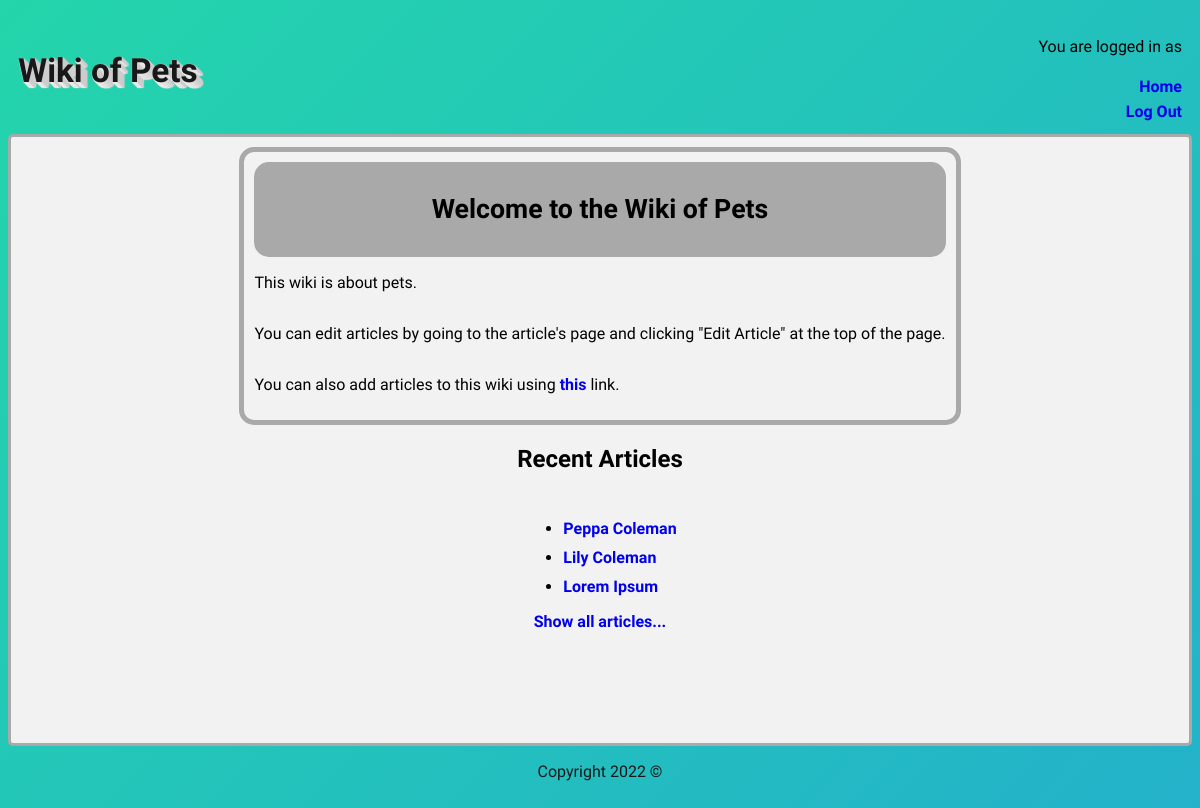
The app's page / (signed in) with its own data.
### tables this page shows
CREATE TABLE `article` (
  `article_id` int(11) NOT NULL,
  `article_short_title` varchar(32) NOT NULL,
  `article_title` varchar(32) NOT NULL,
  `article_body` text NOT NULL,
  `article_photo` varchar(64) DEFAULT NULL,
  `article_birthdate` date DEFAULT NULL
);

### database.php (called while the page is built, shortened)
<?php
$HOST = "localhost";
$USERNAME = "INFX371";
$PASSWORD = "P*ssword";
$DB_NAME = "wiki";
$conn = new mysqli($HOST, $USERNAME, $PASSWORD, $DB_NAME);
$stmt = $conn->query("SELECT * FROM article");
$stmtTwo = $conn->query("SELECT * FROM `article`ORDER BY `article_id`DESC LIMIT 5;");
$topArticle = $stmtTwo->fetch_all();
?>

### index.php (the view, shortened to what this page needs)
<?php include 'database.php';
?>
<!DOCTYPE html>
<html>
        <?php include "header.php" ?>
        <div id="everythingButHeader">
            <div id="mainArea">
                <div id="welcomeBox">
                    <div id="welcomeTitle"><p>Welcome to the Wiki of Pets</p></div>
                    <p>This wiki is about pets.</p>
                    <p>You can edit articles by going to the article's page and clicking "Edit Article" at the top of the page.</p>
                    <p>You can also add articles to this wiki using <a href="./add.php">this</a> link.</p>
                </div>
                <h2>Recent Articles</h2>
                <ul>
                        <?php
                            foreach ($topArticle as $row){
                            echo "<li><a href=wiki.php?shortTitle=$row[1] title='$row[2]'>$row[2]</a></li>";
                            }
                        ?>
                </ul>
                <a  href="showall.php">Show all articles...</a>
                </div>
            </div>
            <?php include "footer.php" ?>
    </body>
</html>

### style.css (style rules this page uses)
body { background: linear-gradient(-45deg, #ee7752, #e73c7e, #23a6d5, #23d5ab); background-size: 400% 400%; animation: gradient 15s ease infinite; height: 100vh; font-family: 'Sarabun', sans-serif; display: flex; flex: 1; flex-direction: column; }
#mainArea { display: flex; flex-direction: column; margin-left: 0; margin-right: 0; padding-right: 20px; padding-left: 20px; padding-top: 10px; align-items: center; background-color: #f2f2f2; border-radius: 5px; border-style: solid; border-color: darkgray; flex-grow: 5; }
ul li { padding-top: 10px; }
#everythingButHeader { display: flex; flex-direction: column; flex-grow: 5; }
#welcomeTitle > p:first-child { font-weight: bold; font-size: 20pt; }
#welcomeBox { display: flex; flex-direction: column; align-items: stretch; border: 5px solid darkgray; padding: 10px; border-radius: 15px; flex-wrap: nowrap; }
a { font-weight: bold; }
a:link, a:visited { text-decoration: none; }
#welcomeTitle { display: flex; background-color: darkgray; flex: 100%; justify-content: center; border: inherit; border-radius: inherit; }

### records on screen
article: article_title "Peppa Coleman"
article: article_title "Lily Coleman"
article: article_title "Lorem Ipsum"
